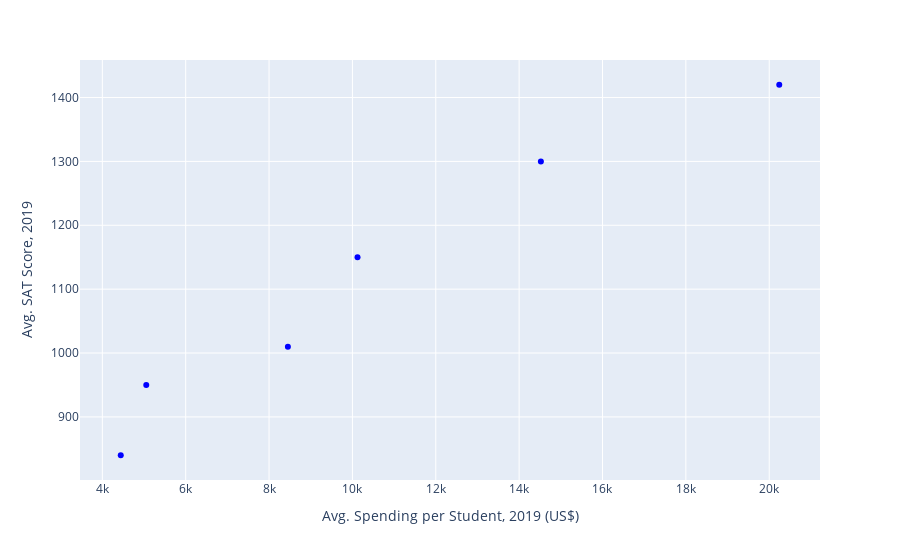

The cell this chart's notebook holds for it:
### Code cell
fig = px.scatter(df, x = col1, y = col2)
fig.update_traces(marker=dict(
        color='Blue'))

fig.show()

### Figure 1 — Plotly figure (JSON) as saved in the notebook; plotly's stock layout.template omitted (floating-point values rounded to 4 significant figures)
{"data": [{"hovertemplate": "Avg. Spending per Student, 2019 (US$)=%{x}<br>Avg. SAT Score, 2019=%{y}<extra></extra>", "legendgroup": "", "marker": {"color": "Blue", "symbol": "circle"}, "mode": "markers", "name": "", "orientation": "v", "showlegend": false, "type": "scatter", "x": [10123, 8452, 20241, 5054, 4442, 14522], "xaxis": "x", "y": [1150, 1010, 1420, 950, 840, 1300], "yaxis": "y"}], "layout": {"legend": {"tracegroupgap": 0}, "margin": {"t": 60}, "xaxis": {"anchor": "y", "domain": [0, 1], "title": {"text": "Avg. Spending per Student, 2019 (US$)"}}, "yaxis": {"anchor": "x", "domain": [0, 1], "title": {"text": "Avg. SAT Score, 2019"}}}}
